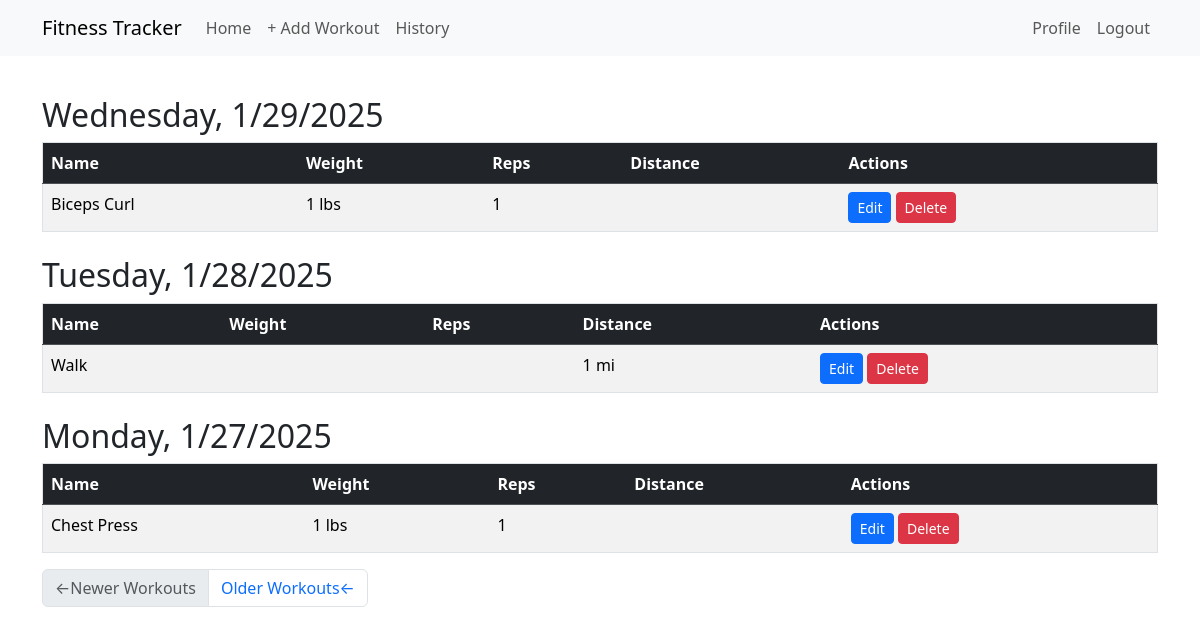
/history (signed in), run on the app's committed database.
### app/models.py (models this page shows, shortened)
class Workout(db.Model):
    id: Mapped[int] = mapped_column(primary_key=True)
    date: Mapped[datetime] = mapped_column(index=True, default=lambda: datetime.now(timezone.utc))
    user_id: Mapped[int] = mapped_column(ForeignKey(User.id), index=True)
    user: Mapped[User] = relationship(back_populates='workouts')
    exercises: Mapped[List["Exercise"]] = relationship(secondary='workout_exercise', back_populates="workouts")

class Exercise(db.Model):
    id: Mapped[int] = mapped_column(primary_key=True)
    name: Mapped[str] = mapped_column(String(64), index=True)
    exercise_type: Mapped[str] = mapped_column(String(64))
    reps: Mapped[int] = mapped_column(Integer, nullable=True, default=None)
    weight: Mapped[int] = mapped_column(Integer, nullable=True, default=None)
    distance: Mapped[int] = mapped_column(Integer, nullable=True, default=None)
    workouts: Mapped[List['Workout']] = relationship(secondary='workout_exercise', back_populates='exercises')

### app/routes.py (the view)
@app.route('/history')
@login_required
def history():
    if not current_user.is_authenticated:
        return redirect(url_for('index'))
    page = request.args.get('page', 1, type=int)
    query = current_user.workouts.order_by(Workout.date.desc())
    workouts = db.paginate(query, page=page, per_page=app.config['WORKOUTS_PER_PAGE'], error_out=False)
    next_url = url_for('history', page=workouts.next_num) \
        if workouts.has_next else None
    prev_url = url_for('history', page=workouts.prev_num) \
        if workouts.has_prev else None
    return render_template('history.html', workouts=workouts.items, next_url=next_url, prev_url=prev_url)

### app/models.py (called while the page is built)
@login.user_loader
def load_user(id):
    return db.session.get(User, int(id))

### app/routes.py (called while the page is built)
@app.before_request
def before_request():
    if current_user.is_authenticated:
        current_user.last_seen = datetime.now(timezone.utc)
        db.session.commit()

### app/templates/history.html
{% extends "base.html" %} {% block content %}
{% include '_workout.html' %}
<nav aria-label="Post navigation">
  <ul class="pagination">
    <li class="page-item{% if not prev_url %} disabled{% endif %}">
      <a class="page-link" href="{{ prev_url }}">
        <span aria-hidden="true">&larr;</span>Newer Workouts
      </a>
    </li>
    <li class="page-item{% if not next_url %} disabled{% endif %}">
      <a class="page-link" href="{{ next_url }}">
        Older Workouts<span aria-hidden="true">&larr;</span>
      </a>
    </li>
  </ul>
</nav>
{% endblock %}

### app/templates/_workout.html (shortened to what this page needs)
<div class="table-responsive">
  {% set grouped_workouts = {} %}
  {% for date, workouts_on_date in grouped_workouts.items() %}
      <table class="table table-striped table-hover border">
        <thead class="table-dark">
          <tr>
            <th scope="col">Name</th>
            <th scope="col">Weight</th>
            <th scope="col">Reps</th>
            <th scope="col">Distance</th>
            <th scope="col">Actions</th>
          </tr>
        </thead>
        <h2 class="mt-4">{{ moment(date, local=True).format('dddd') }}, {{ moment(date, local=True).format('l') }}</h2>
        <tbody>
          {% for workout in workouts_on_date %}
          <tr>
            <td>{{ workout.exercises[0].name }}</td>
            <td>{{ workout.exercises[0].weight ~ ' lbs' if workout.exercises[0].weight is not none else '' }}</td>
            <td>{{ workout.exercises[0].reps or "" }}</td>
            <td>{{ workout.exercises[0].distance ~ ' mi' if workout.exercises[0].distance is not none else '' }}</td>
            <td>
              <a
                href="{{ url_for('edit_workout', workout_id=workout.id) }}"
                class="btn btn-primary btn-sm"
              >
                Edit
              </a>
              <a
                href="{{ url_for('delete_workout', workout_id=workout.id) }}"
                class="btn btn-danger btn-sm"
              >
                Delete
              </a>
            </td>
          </tr>
          {% endfor %} {% endfor %}
        </tbody>
      </table>
</div>

### data on the page
Workout: date "Wednesday", date "1/29/2025", name "Biceps Curl", weight "1 lbs", reps "1"
Workout: date "Tuesday", date "1/28/2025", name "Walk", distance "1 mi"
Workout: date "Monday", date "1/27/2025", name "Chest Press", weight "1 lbs", reps "1"
